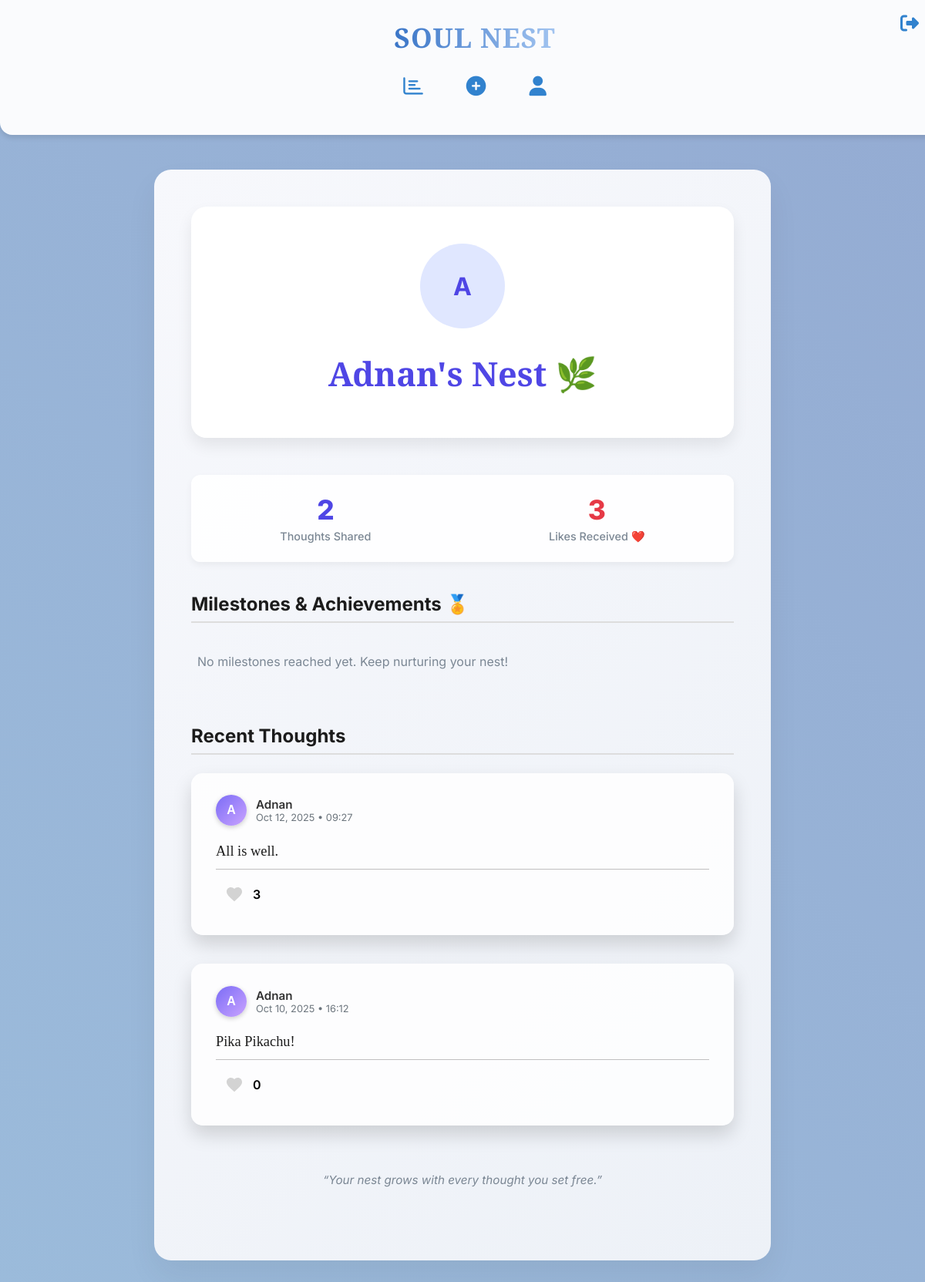
/profile/1 (signed in), run on the app's committed database.
### models.py (models this page shows)
class User(db.Model, UserMixin):
    id = db.Column(db.Integer, primary_key=True)
    username = db.Column(db.String(80), nullable=False, unique=True)
    password = db.Column(db.String(200), nullable=False)
    liked_thoughts = db.relationship(
        'Thought', secondary='likes',
        back_populates='liked_by', lazy='dynamic'
    )
    def total_likes_received(self):
        total_likes=0
        for thought in self.thoughts:
            total_likes += len(thought.liked_by) # Use len() instead of thought.like_count()
        return total_likes
    def get_milestones(self):
        milestones = []
        if len(self.thoughts) >= 10:
            milestones.append("The Consistent Contributor (10+ Posts)")
        if self.total_likes_received() >= 50:
            milestones.append("The Beloved Listener (50+ Total Likes)")
        return milestones

class Thought(db.Model):
    id = db.Column(db.Integer, primary_key=True)
    content = db.Column(db.Text, nullable=False)
    user_id = db.Column(db.Integer, db.ForeignKey('user.id'), nullable=False)
    timestamp = db.Column(db.DateTime, default=datetime.utcnow)
    mood = db.Column(db.String(50), nullable=True)
    user = db.relationship('User', backref=db.backref('thoughts', lazy=True))  # ✅ Add this
    liked_by = db.relationship(
        'User', secondary='likes',
        back_populates='liked_thoughts', lazy='select'
    )
    def is_liked_by(self, user):
        return user in self.liked_by
    def like_count(self):
        return len(self.liked_by)

### app.py (the view)
@app.route('/profile/<int:user_id>')
@login_required
def user_profile(user_id):
    from models import Thought, User  # Ensure models are imported if necessary
    user_to_view = User.query.get_or_404(user_id)
    user_posts_list = user_to_view.thoughts
    user_posts = sorted(
        user_posts_list,
        key=lambda thought: thought.timestamp,
        reverse=True  # True for newest posts first (descending)
    )
    total_likes = user_to_view.total_likes_received()
    milestones = user_to_view.get_milestones()
    return render_template(
        'profile.html',
        user=user_to_view,
        posts=user_posts,  # Pass the sorted list to the template
        total_likes=total_likes,
        milestones=milestones
    )

### app.py (called while the page is built)
@login_manager.user_loader
def load_user(user_id):
    return User.query.get(int(user_id))  # Loads user by ID

### templates/profile.html (shortened to what this page needs)
{% extends "base.html" %}
{% from 'macros.html' import render_thought_card %}
{% block content %}
<div class="profile-container" style="
    max-width: 1000px;
    margin: 4rem auto 6rem;
    padding: 3rem 3rem 5rem;
    background: linear-gradient(135deg, #f7f8fc 0%, #edf1f7 100%);
    border-radius: 22px;
    box-shadow: 0 20px 40px rgba(0,0,0,0.06);
">
    <div class="profile-header-card" data-aos="fade-up" style="
        text-align: center;
        padding: 3rem 2rem;
        border-radius: 20px;
        background: #ffffff;
        box-shadow: 0 10px 20px rgba(0, 0, 0, 0.08);
        margin-bottom: 3rem;
    ">
        {% if user.profile_image %}
            <img src="{{ user.profile_image }}" alt="{{ user.username }}" style="
                width: 110px; height: 110px;
                border-radius: 50%;
                object-fit: cover;
                box-shadow: 0 6px 12px rgba(0,0,0,0.1);
                margin-bottom: 1rem;
            ">
        {% else %}
            <div style="
                width: 110px; height: 110px;
                border-radius: 50%;
                background: #e0e7ff;
                color: #4f46e5;
                display: flex; align-items: center; justify-content: center;
                font-size: 2rem; font-weight: 700;
                margin: 0 auto 1rem;
            ">
                {{ user.username[0]|upper }}
            </div>
        {% endif %}
        <h1 style="
            font-family: 'Playfair Display', serif;
            font-size: 2.7rem;
            color: #4f46e5;
            margin-bottom: 0.4rem;
        ">
            {{ user.username }}'s Nest 🌿
        </h1>
    </div>
    <div class="stats-bar" data-aos="fade-up" style="
        display: flex;
        justify-content: space-around;
        padding: 1.5rem 0;
        margin-bottom: 2.5rem;
        border-radius: 12px;
        background: rgba(255, 255, 255, 0.9);
        box-shadow: 0 4px 10px rgba(0, 0, 0, 0.05);
    ">
        <div class="stat-item" style="text-align: center;">
            <div style="font-size: 2.2rem; font-weight: 800; color: #4f46e5; line-height: 1.2;">
                {{ posts|length }}
            </div>
            <div style="font-size: 0.9rem; color: #7b8794; font-weight: 500; margin-top: 0.25rem;">
                Thoughts Shared
            </div>
        </div>
        <div class="stat-item" style="text-align: center;">
            <div style="font-size: 2.2rem; font-weight: 800; color: #e63946; line-height: 1.2;">
                {{ total_likes }}
            </div>
            <div style="font-size: 0.9rem; color: #7b8794; font-weight: 500; margin-top: 0.25rem;">
                Likes Received ❤️
            </div>
        </div>
    </div>
    <h2 data-aos="fade-up" style="
        font-family: 'Inter', sans-serif;
        font-size: 1.5rem;
        font-weight: 700;
        color: #1c1c1c;
        border-bottom: 2px solid #ddd;
        padding-bottom: 0.5rem;
        margin-bottom: 1.5rem;
    ">
        Milestones & Achievements 🏅
    </h2>
    <div class="badges-list" data-aos="fade-up" style="
        display: flex;
        flex-wrap: wrap;
        gap: 1rem;
        margin-bottom: 3.5rem;
    ">
        {% if milestones %}
            {% for badge in milestones %}
                <span style="
                    padding: 0.6rem 1.2rem;
                    border-radius: 30px;
                    background: #ffdb58;
                    color: #5d4037;
                    font-weight: 600;
                    font-size: 0.9rem;
                    box-shadow: 0 3px 6px rgba(0,0,0,0.1);
                    transition: all 0.3s ease;
                " onmouseover="this.style.transform='translateY(-3px)'; this.style.boxShadow='0 6px 12px rgba(0,0,0,0.15)';"
                   onmouseout="this.style.transform='translateY(0)'; this.style.boxShadow='0 3px 6px rgba(0,0,0,0.1)';">
                    ✨ {{ badge }}
                </span>
            {% endfor %}
        {% else %}
            <p style="color: #7b8794; padding-left: 0.5rem;">
                No milestones reached yet. Keep nurturing your nest!
            </p>
        {% endif %}
    </div>
    <h2 data-aos="fade-up" style="
        font-family: 'Inter', sans-serif;
        font-size: 1.5rem;
        font-weight: 700;
        color: #1c1c1c;
        border-bottom: 2px solid #ddd;
        padding-bottom: 0.5rem;
        margin-bottom: 1.5rem;
    ">
        Recent Thoughts
    </h2>
    <div class="user-feed" data-aos="fade-up" style="
        display: flex;
        flex-direction: column;
        gap: 1.5rem;
    ">
        {% if posts %}
            {% for post in posts %}
                {{ render_thought_card(
                    thought=post,
                    current_user=current_user,
                    editable=(user.id == current_user.id)
                ) }}
            {% endfor %}
        {% else %}
            <p style="color: #7b8794; padding: 1rem; text-align: center; background: #fff; border-radius: 8px;">
                {{ user.username }} hasn't shared any thoughts yet.
            </p>
        {% endif %}
    </div>
    <p style="
        text-align:center;
        color:#7b8794;
        font-style:italic;
        margin-top:3rem;
        font-size:0.95rem;
    ">
        “Your nest grows with every thought you set free.”
    </p>
</div>
{% endblock content %}

### templates/macros.html (shortened to what this page needs)
{% macro render_thought_card(thought, current_user, editable=true) %}
<div class="thought-card mood-{{ thought.mood }}" data-aos="fade-up" style="
    padding: 1.8rem 2rem;
    border-radius: 15px;
    box-shadow: 0 12px 25px rgba(0,0,0,0.15);
    transition: transform 0.3s ease, box-shadow 0.3s ease, background 0.4s ease;
"
onmouseover="this.style.transform='scale(1.03)'; this.style.boxShadow='0 18px 35px rgba(0,0,0,0.25)';"
onmouseout="this.style.transform='scale(1)'; this.style.boxShadow='0 12px 25px rgba(0,0,0,0.15)';">
    <div class="thought-header" style="display: flex; align-items: center; gap: 0.75rem; margin-bottom: 0.75rem;">
        <div style="
            width: 40px; height: 40px;
            border-radius: 50%;
            background: linear-gradient(135deg, #7b6cf6, #c9a3ff);
            display: flex; align-items: center; justify-content: center;
            font-weight: 700; color: white;
            font-family: 'Zalando Sans SemiExpanded', sans-serif;
            font-size: 1rem; text-transform: uppercase;
            box-shadow: 0 2px 6px rgba(0,0,0,0.2);
        ">
            {{ thought.user.username[0] }}
        </div>
        <div>
            <div style="font-weight: 600; font-size: 0.95rem; color: #333;">
                {{ thought.user.username }}
            </div>
            <div style="font-size: 0.8rem; color: #6c757d;">
                {{ thought.timestamp.strftime('%b %d, %Y • %H:%M') }}
            </div>
        </div>
    </div>
    <p class="thought-content" style="
        font-family: 'PT Serif', serif;
        font-size: 1.15rem; color: #1c1c1c; font-weight: 500;
        line-height: 1.6; margin-bottom: 0.5rem;
    ">
        {{ thought.content }}
    </p>
    <div style="height:1px; background:#b0aeaec6; margin-top:0.5rem; margin-bottom:0.5rem; width:100%;"></div>
    <div class="thought-footer" style="display: flex; justify-content: space-between; align-items: center;">
        <div class="like-section" style="display:flex; align-items:center; gap:0.003rem;">
            <button type="button"
                    class="heart-icon {% if thought.is_liked_by(current_user) %}liked{% endif %}"
                    data-id="{{ thought.id }}"
                    onclick="toggleLike(this)"
                style="background:none; border:none; cursor:pointer; display:flex; align-items:center; gap:0.2rem;">
                <svg width="24" height="24" viewBox="0 0 24 24" fill="{% if thought.is_liked_by(current_user) %}#e63946{% else %}#d3d3d3{% endif %}" xmlns="http://www.w3.org/2000/svg">
                    <path d="M12 21.35l-1.45-1.32C5.4 15.36 2 12.28 2 8.5 2 5.42 4.42 3 7.5 3c1.74 0 3.41 0.81 4.5 2.09C13.09 3.81 14.76 3 16.5 3 19.58 3 22 5.42 22 8.5c0 3.78-3.4 6.86-8.55 11.54L12 21.35z"/>
                </svg>
            </button>
            <span id="like-count-{{ thought.id }}" style="font-weight:600;">{{ thought.like_count() }}</span>
        </div>
    </div>
</div>
{% endmacro %}

### templates/base.html (style rules this page uses)
:root { --primary: #3182ce; --primary-light: #e0f2fe; --text-dark: #212529; --text-muted: #6c757d; --bg: #f8f9fa; --card-bg: #ffffff; --card-shadow: 0 4px 6px rgba(0, 0, 0, 0.1); }
body { font-family: 'Inter', sans-serif; margin: 0; background: linear-gradient(45deg, #a8d8ea 0%, #8b97c8 100%); background-size: 400% 400%; animation: gradientShift 15s ease infinite; overflow-x: hidden; }
.thought-card { background: rgba(255, 255, 255, 0.85); padding: 1.5rem; border-radius: 12px; box-shadow: var(--card-shadow); margin-bottom: 0.8rem; transition: transform 0.3s, box-shadow 0.3s, background 0.3s; }
button { width: 100%; padding: 0.75rem; background-color: var(--primary); color: white; border: none; border-radius: 8px; font-size: 1rem; font-weight: 600; cursor: pointer; }

### data on the page
User: username "A", username "Adnan", user "A", user.username "Adnan"
Thought: timestamp "Oct 12, 2025 • 09:27", content "All is well.", like_count "3"
Thought: timestamp "Oct 10, 2025 • 16:12", content "Pika Pikachu!", like_count "0"

### other printed values
{{ posts|length }} "2"
{{ total_likes }} "3"
